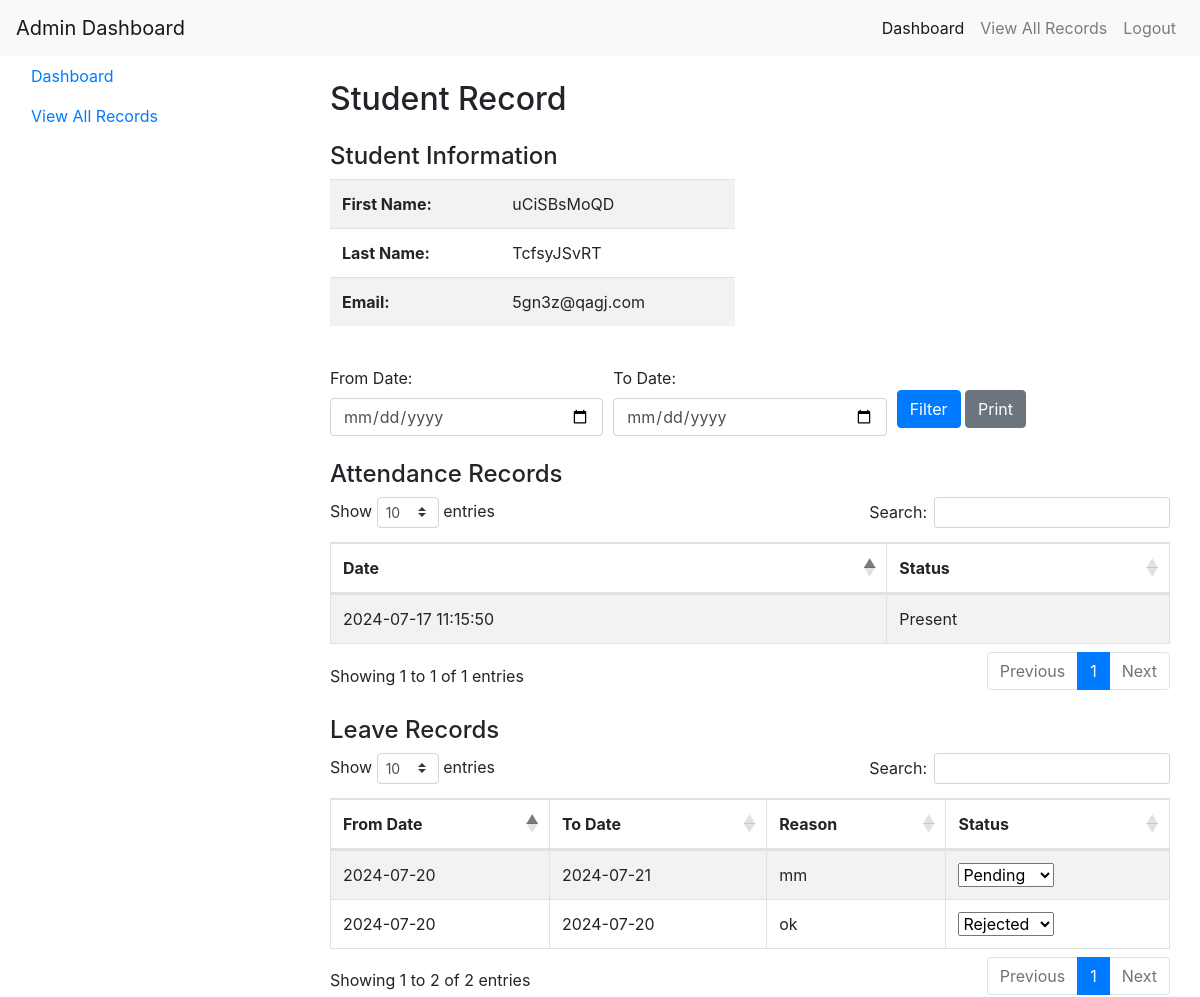
Screenshot of /admin_panel/view_student_record.php?email=5gn3z@qagj.com (signed in) with the database file from the repository.
### tables this page shows
CREATE TABLE `registration` (
  `id` int(11) NOT NULL,
  `f_name` varchar(255) DEFAULT NULL,
  `l_name` varchar(255) DEFAULT NULL,
  `email` varchar(255) DEFAULT NULL,
  `phn_num` varchar(255) DEFAULT NULL,
  `password` varchar(255) DEFAULT NULL,
  `address` varchar(255) DEFAULT NULL,
  `created_at` timestamp NOT NULL DEFAULT current_timestamp(),
  `updated_at` timestamp NOT NULL DEFAULT current_timestamp()
);

CREATE TABLE `attendance` (
  `id` int(11) NOT NULL,
  `f_name` varchar(255) DEFAULT NULL,
  `l_name` varchar(255) DEFAULT NULL,
  `email` varchar(255) NOT NULL,
  `status` varchar(20) NOT NULL,
  `created_at` timestamp NOT NULL DEFAULT current_timestamp(),
  `updated_at` timestamp NOT NULL DEFAULT current_timestamp()
);

CREATE TABLE `leaves` (
  `id` int(11) NOT NULL,
  `email` varchar(255) DEFAULT NULL,
  `f_name` varchar(255) DEFAULT NULL,
  `l_name` varchar(255) DEFAULT NULL,
  `leave_reason` text DEFAULT NULL,
  `from_date` date DEFAULT NULL,
  `to_date` date DEFAULT NULL,
  `status` varchar(255) DEFAULT 'Pending',
  `created_at` datetime NOT NULL DEFAULT current_timestamp(),
  `updated_at` datetime NOT NULL DEFAULT current_timestamp()
);

### admin_panel/view_student_record.php (the view, shortened to what this page needs)
<?php
require '../include/db_con.php';
$f_name = $l_name = $email = '';
$attendance_records = $leave_records = [];
if (isset($_GET['email'])) {
    $email = $_GET['email'];
    $stmt = $conn->prepare("SELECT f_name, l_name, email FROM registration WHERE email = ?");
    $stmt->bind_param("s", $email);
    $stmt->execute();
    $result_student = $stmt->get_result();
    if ($result_student->num_rows > 0) {
        $student_info = $result_student->fetch_assoc();
        $f_name = $student_info['f_name'];
        $l_name = $student_info['l_name'];
        $email = $student_info['email'];
        $stmt_attendance = $conn->prepare("SELECT * FROM attendance WHERE email = ?");
        $stmt_attendance->bind_param("s", $email);
        $stmt_attendance->execute();
        $result_attendance = $stmt_attendance->get_result();
        if ($result_attendance->num_rows > 0) {
            while ($row = $result_attendance->fetch_assoc()) {
                $attendance_records[] = $row;
            }
        }
        $stmt_leaves = $conn->prepare("SELECT * FROM leaves WHERE email = ?");
        $stmt_leaves->bind_param("s", $email);
        $stmt_leaves->execute();
        $result_leaves = $stmt_leaves->get_result();
        if ($result_leaves->num_rows > 0) {
            while ($row = $result_leaves->fetch_assoc()) {
                $leave_records[] = $row;
            }
        }
    } else {
        echo "No student found with the provided email.";
        exit();
    }
} else {
    header("Location: admin_dashboard.php");
    exit();
}
?>
<!DOCTYPE html>
<html lang="en">
<head>
    <link href="https://stackpath.bootstrapcdn.com/bootstrap/4.5.2/css/bootstrap.min.css" rel="stylesheet">
    <link href="https://cdn.datatables.net/1.10.25/css/dataTables.bootstrap4.min.css" rel="stylesheet">
</head>
<body>
    <?php include 'include/admin_top_nav.php'; ?>
    <div class="container-fluid">
        <div class="row">
            <?php include 'include/left_side.php'; ?>
            <div class="col-md-9 main-content">
                <div class="container mt-4">
                <h2 class="mb-4">Student Record</h2>
                    <div class="row">
                        <div class="col-md-6">
                            <h4>Student Information</h4>
                            <table class="table table-striped">
                                <tbody>
                                    <tr>
                                        <th>First Name:</th>
                                        <td><?php echo htmlspecialchars($f_name); ?></td>
                                    </tr>
                                    <tr>
                                        <th>Last Name:</th>
                                        <td><?php echo htmlspecialchars($l_name); ?></td>
                                    </tr>
                                    <tr>
                                        <th>Email:</th>
                                        <td><?php echo htmlspecialchars($email); ?></td>
                                    </tr>
                                </tbody>
                            </table>
                        </div>
                    </div>
                    <form id="filterForm" class="mt-4">
                        <div class="form-row">
                            <div class="col">
                                <label for="startDate">From Date:</label>
                                <input type="date" class="form-control" id="startDate" name="start_date">
                            </div>
                            <div class="col">
                                <label for="endDate">To Date:</label>
                                <input type="date" class="form-control" id="endDate" name="end_date">
                            </div>
                            <div class="col">
                                <button type="button" class="btn btn-primary mt-4" onclick="filterRecords()">Filter</button>
                                <button type="button" class="btn btn-secondary mt-4" onclick="printRecords()">Print</button>
                            </div>
                        </div>
                    </form>
                    <div id="attendanceRecords" class="mt-4">
                        <?php if (!empty($attendance_records)): ?>
                            <h4>Attendance Records</h4>
                            <table id="attendanceTable" class="table table-striped table-bordered">
                                <thead>
                                    <tr>
                                        <th>Date</th>
                                        <th>Status</th>
                                    </tr>
                                </thead>
                                <tbody>
                                    <?php foreach ($attendance_records as $attendance): ?>
                                        <tr>
                                            <td><?php echo htmlspecialchars($attendance['updated_at']); ?></td>
                                            <td>Present</td>
                                        </tr>
                                    <?php endforeach; ?>
                                </tbody>
                            </table>
                        <?php endif; ?>
                    </div>
                    <div id="leaveRecords" class="mt-4">
                        <?php if (!empty($leave_records)): ?>
                        <h4>Leave Records</h4>
                        <table id="leaveTable" class="table table-striped table-bordered">
                            <thead>
                                <tr>
                                    <th>From Date</th>
                                    <th>To Date</th>
                                    <th>Reason</th>
                                    <th>Status</th>
                                </tr>
                            </thead>
                            <tbody>
                                <?php foreach ($leave_records as $leave): ?>
                                    <tr>
                                        <td><?php echo htmlspecialchars($leave['from_date']); ?></td>
                                        <td><?php echo htmlspecialchars($leave['to_date']); ?></td>
                                        <td><?php echo htmlspecialchars($leave['leave_reason']); ?></td>
                                        <td>
                                            <select class="status-dropdown" data-id="<?php echo $leave['id']; ?>">
                                                <option value="Pending" <?php echo $leave['status'] == 'Pending' ? 'selected' : ''; ?>>Pending</option>
                                                <option value="Rejected" <?php echo $leave['status'] == 'Rejected' ? 'selected' : ''; ?>>Rejected</option>
                                            </select>
                                        </td>
                                    </tr>
                                <?php endforeach; ?>
                            </tbody>
                        </table>
                    <?php endif; ?>
                    </div>
                </div>
            </div>
        </div>
    </div>
</body>
</html>

### admin_panel/include/admin_top_nav.php (shortened to what this page needs)
<nav class="navbar navbar-expand-lg navbar-light bg-light">
    <a class="navbar-brand" href="admin_dashboard.php">Admin Dashboard</a>
    <div class="collapse navbar-collapse" id="navbarNav">
        <ul class="navbar-nav ml-auto">
            <li class="nav-item active">
                <a class="nav-link" href="admin_dashboard.php">Dashboard</a>
            </li>
            <li class="nav-item">
                <a class="nav-link" href="view_record.php">View All Records</a>
            </li>
            <li class="nav-item">
                <a class="nav-link" href="logout.php">Logout</a>
            </li>
        </ul>
    </div>
</nav>

### admin_panel/include/left_side.php
<div class="col-md-3 nav-sidebar">
    <ul class="nav flex-column">
        <li class="nav-item">
            <a class="nav-link active" href="admin_dashboard.php">Dashboard</a>
        </li>
        <li class="nav-item">
            <a class="nav-link" href="view_record.php">View All Records</a>
        </li>
    </ul>
</div>

### rows the page displays
registration: f_name "uCiSBsMoQD", l_name "TcfsyJSvRT", email "5gn3z@qagj.com"
attendance: updated_at "2024-07-17 11:15:50"
leaves: from_date "2024-07-20", to_date "2024-07-21", leave_reason "mm", id "Pending"
leaves: from_date "2024-07-20", to_date "2024-07-20", leave_reason "ok", status+id "Rejected"
